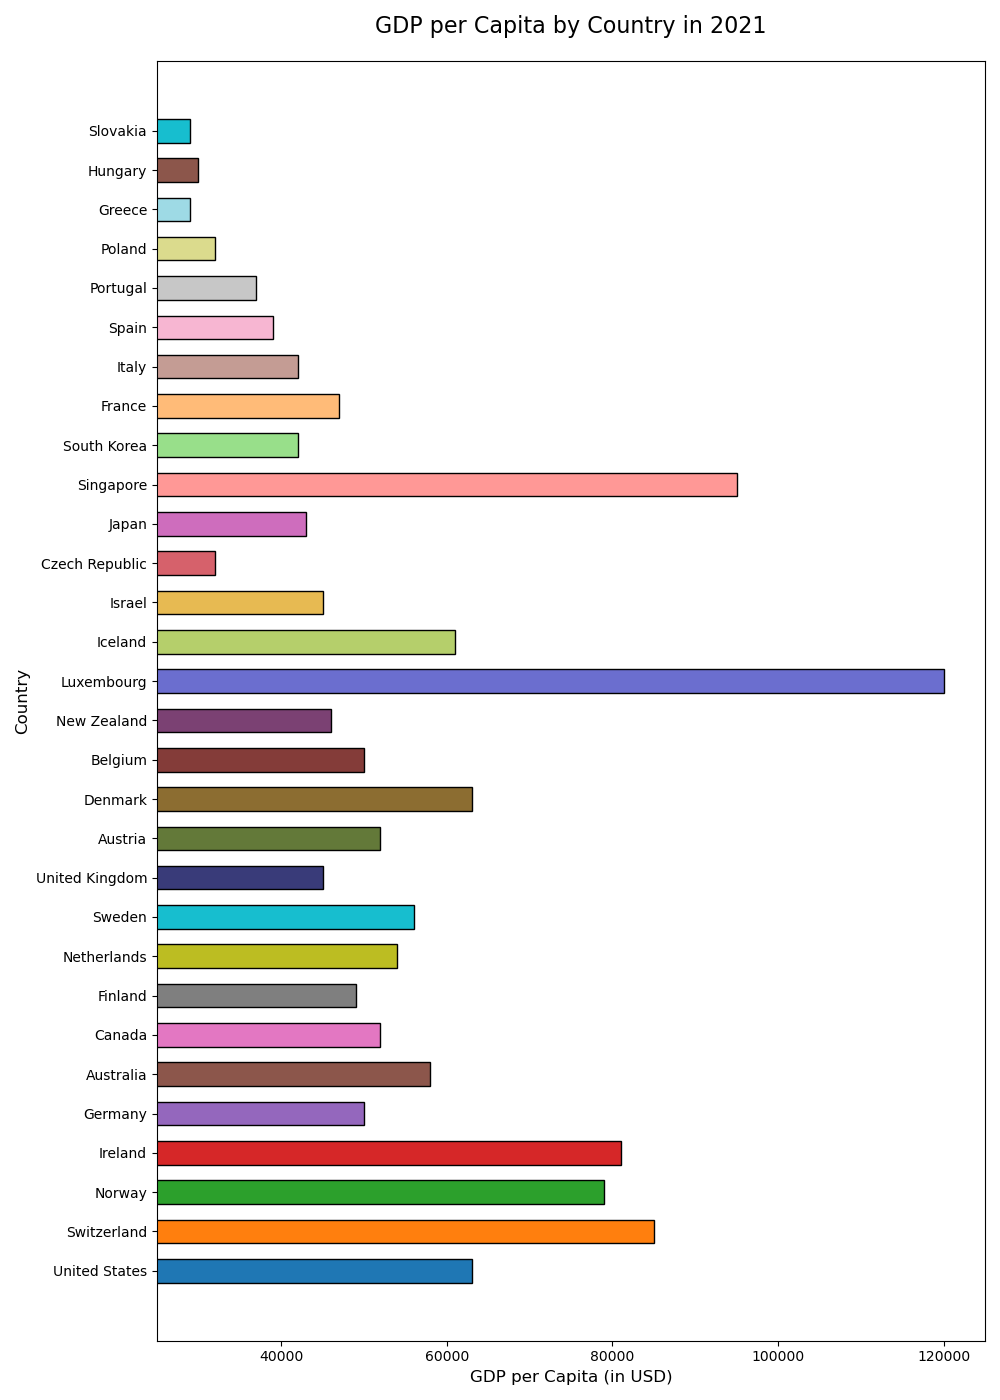

Recreate this plot in Python.

import matplotlib.pyplot as plt

countries = [
    'United States', 'Switzerland', 'Norway', 'Ireland', 'Germany', 'Australia',
    'Canada', 'Finland', 'Netherlands', 'Sweden', 'United Kingdom', 'Austria',
    'Denmark', 'Belgium', 'New Zealand', 'Luxembourg', 'Iceland', 'Israel',
    'Czech Republic', 'Japan', 'Singapore', 'South Korea', 'France', 'Italy',
    'Spain', 'Portugal', 'Poland', 'Greece', 'Hungary', 'Slovakia'
]
gdp_per_capita = [
    63000, 85000, 79000, 81000, 50000, 58000, 52000, 49000, 54000, 56000,
    45000, 52000, 63000, 50000, 46000, 120000, 61000, 45000, 32000, 43000,
    95000, 42000, 47000, 42000, 39000, 37000, 32000, 29000, 30000, 29000
]

colors = [
    '#1f77b4', '#ff7f0e', '#2ca02c', '#d62728', '#9467bd', '#8c564b', 
    '#e377c2', '#7f7f7f', '#bcbd22', '#17becf', '#393b79', '#637939', 
    '#8c6d31', '#843c39', '#7b4173', '#6b6ecf', '#b5cf6b', '#e7ba52', 
    '#d6616b', '#ce6dbd', '#ff9896', '#98df8a', '#ffbb78', '#c49c94',
    '#f7b6d2', '#c7c7c7', '#dbdb8d', '#9edae5', '#8c564b', '#17becf'
]

plt.figure(figsize=(10, 14))
plt.barh(countries, gdp_per_capita, color=colors, edgecolor='black', height=0.6)

plt.ylabel('Country', fontsize=12)
plt.xlabel('GDP per Capita (in USD)', fontsize=12)
plt.title('GDP per Capita by Country in 2021', fontsize=16, pad=20)
plt.xlim(25000, 125000)

plt.tight_layout()
plt.show()
